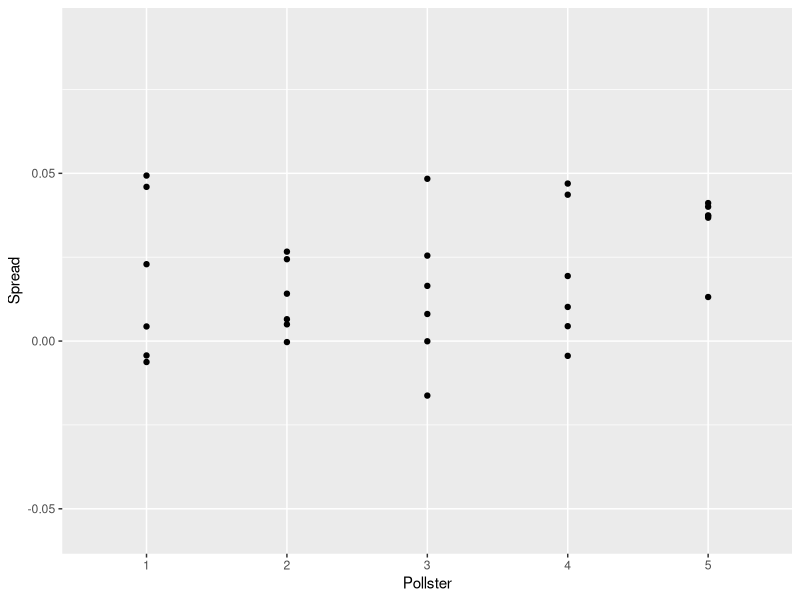
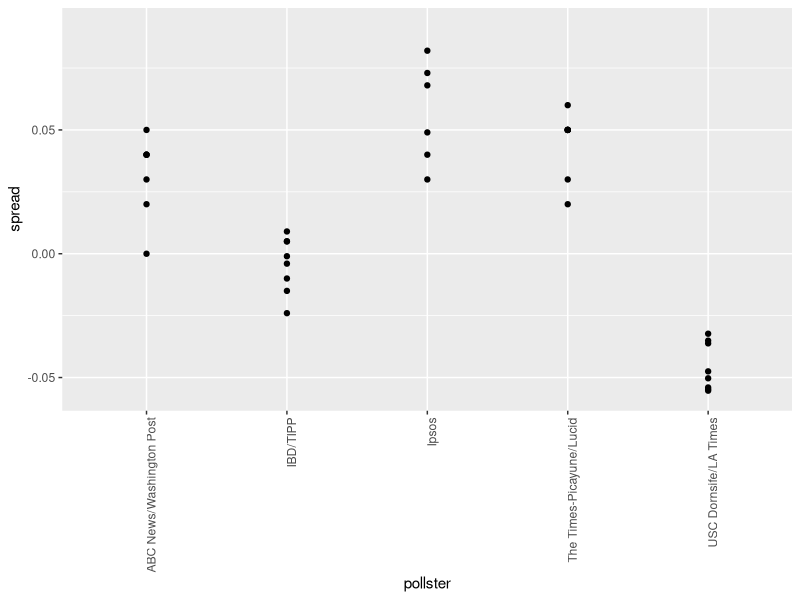
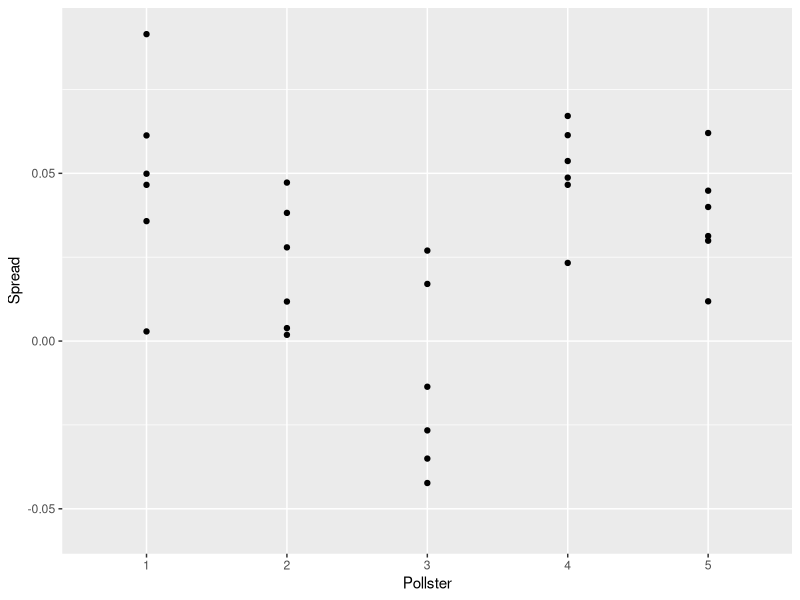
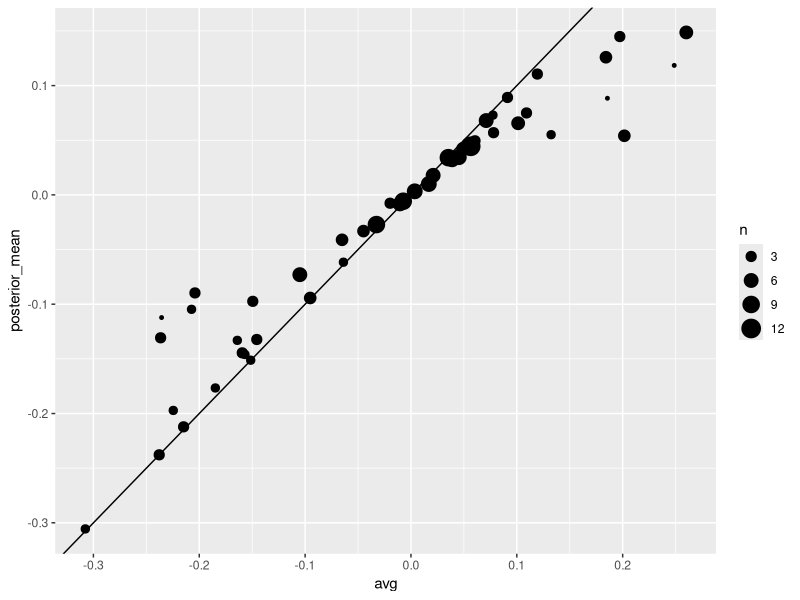
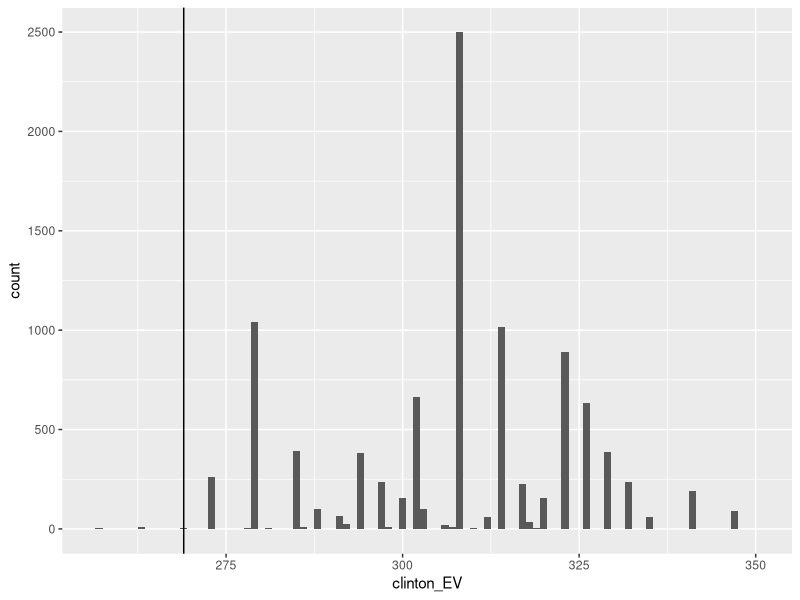
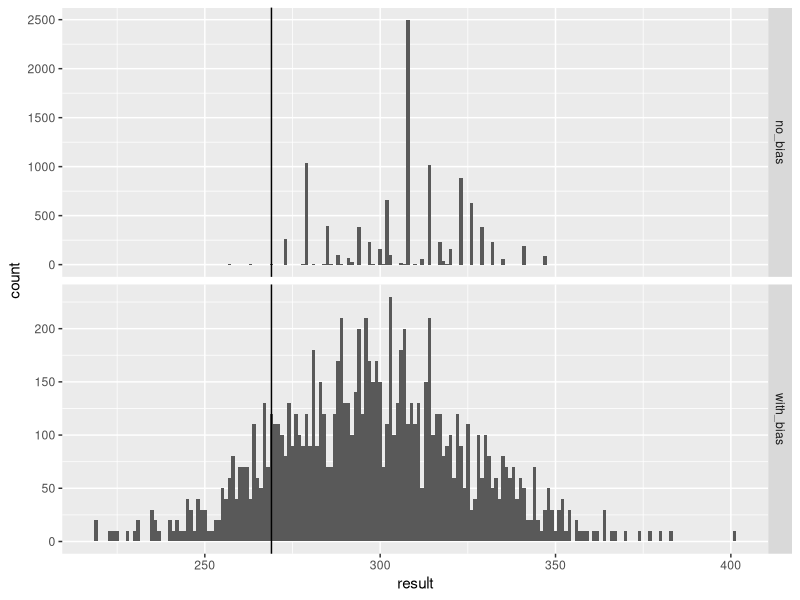
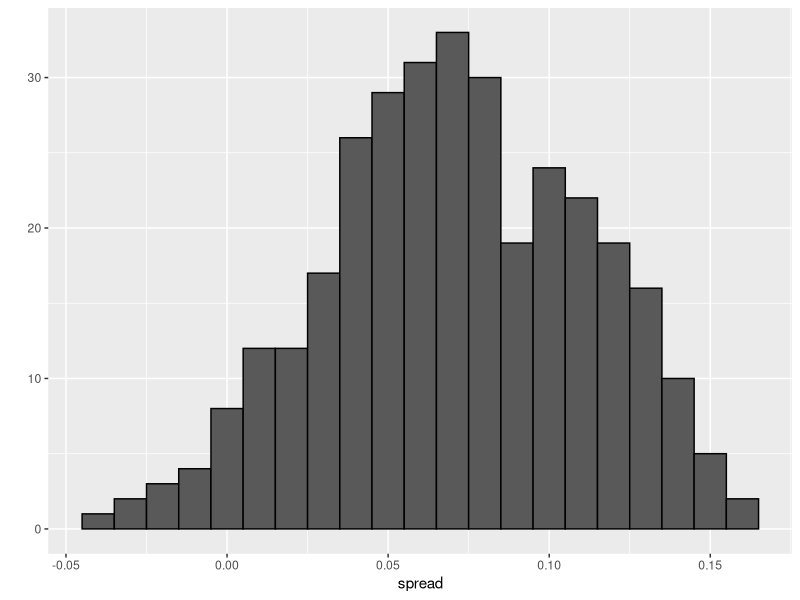
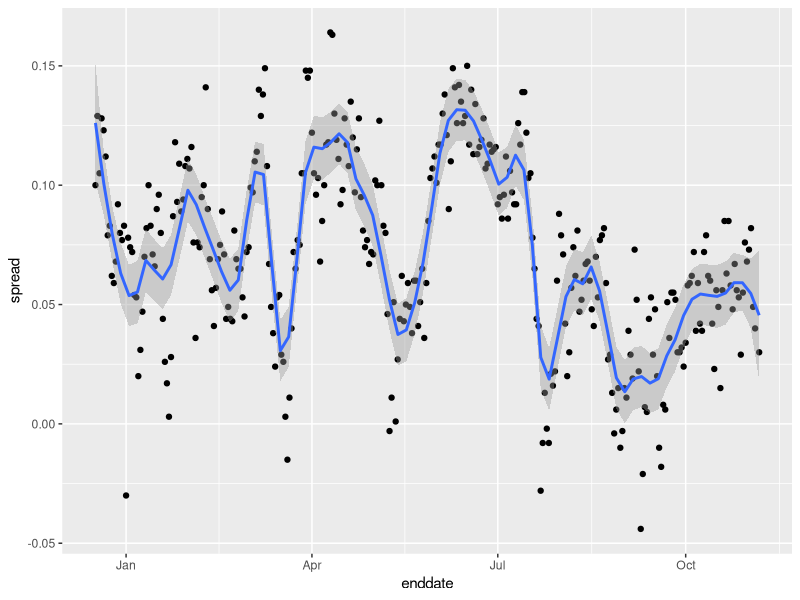

Source code (R) for these figures, in order:
## ---- chunk 1
library(tidyverse)
library(dslabs)
polls <- polls_us_election_2016 %>% 
  filter(state == "U.S." & enddate >= "2016-10-31" &
           (grade %in% c("A+","A","A-","B+") | is.na(grade))) %>% 
  mutate(spread = rawpoll_clinton/100 - rawpoll_trump/100)

one_poll_per_pollster <- polls %>% group_by(pollster) %>% 
  filter(enddate == max(enddate)) %>%
  ungroup()

results <- one_poll_per_pollster %>% 
  summarize(avg = mean(spread), se = sd(spread)/sqrt(length(spread))) %>% 
  mutate(start = avg - 1.96*se, end = avg + 1.96*se) 
## ---- chunk 2
mu <- 0
tau <- 0.035
sigma <- results$se
Y <- results$avg
B <- sigma^2 / (sigma^2 + tau^2)

posterior_mean <- B*mu + (1-B)*Y
posterior_se <- sqrt( 1/ (1/sigma^2 + 1/tau^2))

posterior_mean
posterior_se
## ---- chunk 3
posterior_mean + c(-1.96, 1.96)*posterior_se
## ---- chunk 4
1 - pnorm(0, posterior_mean, posterior_se)
## ---- chunk 5
set.seed(3)
J <- 6
N <- 2000
d <- .021
p <- (d + 1)/2
X <- d + rnorm(J, 0, 2 * sqrt(p * (1 - p) / N))
## ---- chunk 6
I <- 5
J <- 6
N <- 2000
X <- sapply(1:I, function(i){
  d + rnorm(J, 0, 2 * sqrt(p * (1 - p) / N))
})
## ---- chunk 7
data.frame(Spread = as.vector(X) , Pollster = as.factor(rep(1:I, each=J))) %>%
  ggplot(aes(Pollster, Spread)) + 
  geom_point() + 
  scale_y_continuous(limit = c(-0.056,0.092))
## ---- chunk 8
polls %>% group_by(pollster) %>% 
  filter(n() >= 6) %>%
  ggplot(aes(pollster, spread)) + 
  geom_point() +
  theme(axis.text.x = element_text(angle = 90, hjust = 1)) +
  scale_y_continuous(limit = c(-0.056,0.092))
## ---- chunk 9
I <- 5
J <- 6
N <- 2000
d <- .021
p <- (d + 1) / 2
h <- rnorm(I, 0, 0.025)
X <- sapply(1:I, function(i){
  d + h[i] + rnorm(J, 0, 2 * sqrt(p * (1 - p) / N))
})
## ---- chunk 10
data.frame(Spread = as.vector(X) , Pollster = as.factor(rep(1:I, each=J))) %>%
  ggplot(aes(Pollster, Spread)) +
  geom_point() +
  scale_y_continuous(limit = c(-0.056, 0.092))
## ---- chunk 11
sd(one_poll_per_pollster$spread)
## ---- chunk 12
mu <- 0
tau <- 0.035
sigma <- sqrt(results$se^2 + .025^2)
Y <- results$avg
B <- sigma^2 / (sigma^2 + tau^2)

posterior_mean <- B*mu + (1-B)*Y
posterior_se <- sqrt( 1/ (1/sigma^2 + 1/tau^2))

1 - pnorm(0, posterior_mean, posterior_se)
## ---- chunk 13
results_us_election_2016 %>% top_n(5, electoral_votes)
## ---- chunk 14
results <- polls_us_election_2016 %>%
  filter(state!="U.S." & 
           !str_detect(state, "CD") & 
           enddate >="2016-10-31" & 
           (grade %in% c("A+","A","A-","B+") | is.na(grade))) %>%
  mutate(spread = rawpoll_clinton/100 - rawpoll_trump/100) %>%
  group_by(state) %>%
  summarize(avg = mean(spread), sd = sd(spread), n = n()) %>%
  mutate(state = as.character(state))
## ---- chunk 15
results %>% arrange(abs(avg))
## ---- chunk 16
results <- left_join(results, results_us_election_2016, by = "state")
## ---- chunk 17
results_us_election_2016 %>% filter(!state %in% results$state)
## ---- chunk 18
results <- results %>%
  mutate(sd = ifelse(is.na(sd), median(results$sd, na.rm = TRUE), sd))
## ---- chunk 19
mu <- 0
tau <- 0.02
results %>% mutate(sigma = sd/sqrt(n), 
                   B = sigma^2 / (sigma^2 + tau^2),
                   posterior_mean = B * mu + (1 - B) * avg,
                   posterior_se = sqrt(1/ (1/sigma^2 + 1/tau^2))) %>%
  arrange(abs(posterior_mean))
## ---- chunk 20
results %>% mutate(sigma = sd / sqrt(n), 
                   B = sigma^2 / (sigma^2 + tau^2),
                   posterior_mean = B * mu + (1 - B) * avg,
                   posterior_se = sqrt(1/ (1/sigma^2 + 1/tau^2))) %>%
  ggplot(aes(avg, posterior_mean, size = n)) + geom_point() + 
  geom_abline(slope = 1, intercept = 0)
## ---- chunk 21
B <- 10000
mu <- 0
tau <- 0.02
clinton_EV <- replicate(B, {
  results %>% mutate(sigma = sd/sqrt(n), 
                   B = sigma^2 / (sigma^2 + tau^2),
                   posterior_mean = B * mu + (1 - B) * avg,
                   posterior_se = sqrt(1 / (1/sigma^2 + 1/tau^2)),
                   simulated_result = rnorm(length(posterior_mean), 
                                            posterior_mean, posterior_se),
                   clinton = ifelse(simulated_result>0, electoral_votes, 0)) %>% 
    summarize(clinton = sum(clinton)) %>% 
    pull(clinton) + 7
})

mean(clinton_EV > 269)
## ---- chunk 22
data.frame(clinton_EV) %>% 
  ggplot(aes(clinton_EV)) + 
  geom_histogram(binwidth = 1) +
  geom_vline(xintercept = 269)
## ---- chunk 23
tau <- 0.02
bias_sd <- 0.03
clinton_EV_2 <- replicate(1000, {
  results %>% mutate(sigma = sqrt(sd^2/n  + bias_sd^2),  
                   B = sigma^2 / (sigma^2 + tau^2),
                   posterior_mean = B*mu + (1-B)*avg,
                   posterior_se = sqrt( 1/ (1/sigma^2 + 1/tau^2)),
                   simulated_result = rnorm(length(posterior_mean), 
                                            posterior_mean, posterior_se),
                   clinton = ifelse(simulated_result>0, electoral_votes, 0)) %>% 
    summarize(clinton = sum(clinton) + 7) %>% 
    pull(clinton)
})
mean(clinton_EV_2 > 269)
## ---- chunk 24
data.frame(no_bias=clinton_EV, with_bias=clinton_EV_2) %>% gather(approach, result) %>%
  ggplot(aes(result)) + 
  geom_histogram(binwidth = 1) +
  geom_vline(xintercept = 269) +
  facet_grid(approach~., scales="free")
## ---- chunk 25
one_pollster <- polls_us_election_2016 %>% 
  filter(pollster == "Ipsos" & state == "U.S.") %>% 
  mutate(spread = rawpoll_clinton/100 - rawpoll_trump/100)
## ---- chunk 26
se <- one_pollster %>% 
  summarize(empirical = sd(spread), 
            theoretical = 2*sqrt(mean(spread)*(1-mean(spread))/min(samplesize)))
se
## ---- chunk 27
qplot(spread, geom = "histogram", binwidth = 0.01, data = one_pollster, color = I("black"))
## ---- chunk 28
one_pollster %>% ggplot(aes(enddate, spread)) + 
  geom_point() + 
  geom_smooth(method = "loess", span = 0.1)
## ---- chunk 29
polls_us_election_2016 %>%
  filter(state == "U.S.") %>%
  group_by(pollster) %>%
  filter(n()>=10) %>%
  ungroup() %>%
  mutate(spread = rawpoll_clinton/100 - rawpoll_trump/100) %>%
  ggplot(aes(enddate, spread)) + 
  geom_smooth(method = "loess", span = 0.1) + 
  geom_point(aes(color=pollster), show.legend = FALSE, alpha=0.6) 
## ---- chunk 30
polls_us_election_2016 %>%
  filter(state == "U.S." & enddate>="2016-07-01") %>%
  select(enddate, pollster, rawpoll_clinton, rawpoll_trump) %>%
  rename(Clinton = rawpoll_clinton, Trump = rawpoll_trump) %>%
  gather(candidate, percentage, -enddate, -pollster) %>% 
  mutate(candidate = factor(candidate, levels = c("Trump","Clinton")))%>%
  group_by(pollster) %>%
  filter(n()>=10) %>%
  ungroup() %>%
  ggplot(aes(enddate, percentage, color = candidate)) +  
  geom_point(show.legend = FALSE, alpha=0.4)  + 
  geom_smooth(method = "loess", span = 0.15) +
  scale_y_continuous(limits = c(30,50))
## ---- chunk 31
    library(tidyverse)
    library(dslabs)
    data("polls_us_election_2016")
    polls <- polls_us_election_2016 %>% 
      filter(state != "U.S." & enddate >= "2016-10-31") %>% 
      mutate(spread = rawpoll_clinton/100 - rawpoll_trump/100)
